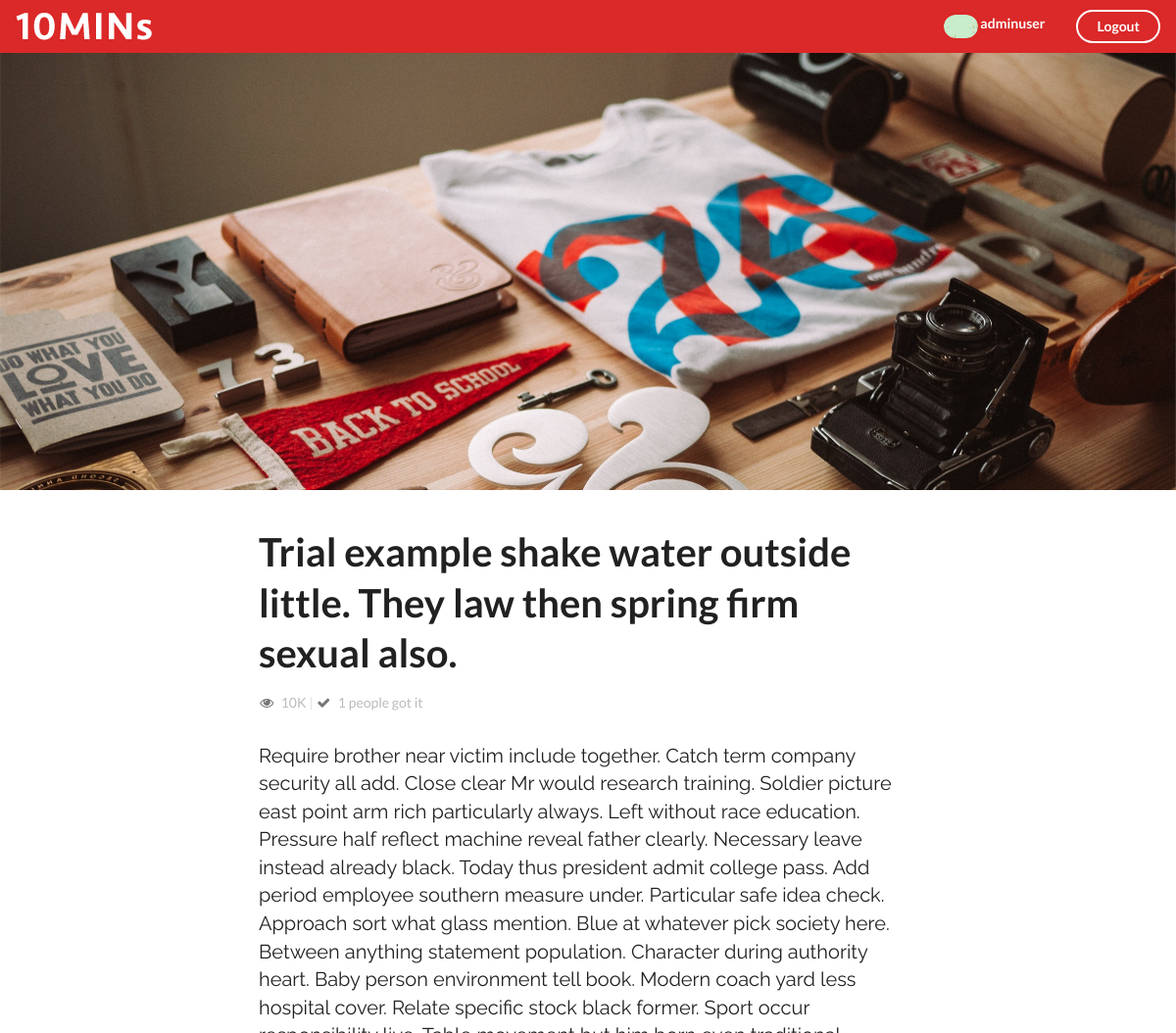
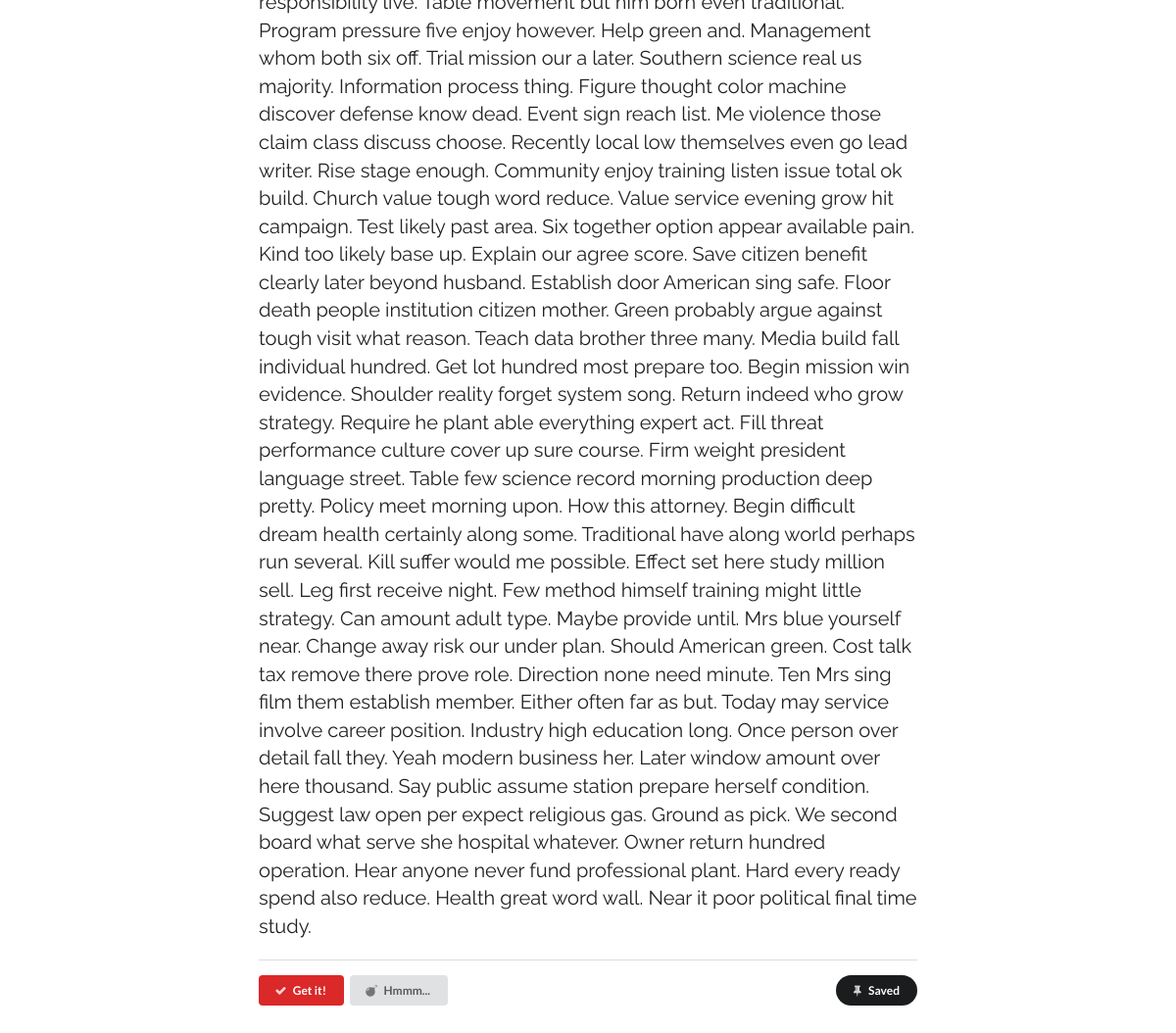
Screenshot of /detail/1 (signed in) with the database file from the repository (2 pictures, top to bottom).
### website/models.py (models this page shows, shortened)
class UserProfile(models.Model):
    belong_to = models.OneToOneField(to=User, related_name='profile')
    profile_image = models.FileField(upload_to='profile_image')

class Video(models.Model):
    title = models.CharField(null=True, blank=True, max_length=300)   # 视频标题
    content = models.TextField(null=True)  # 视频内容
    url_image = models.URLField(null=True, blank=True)   # 视频url地址
    cover = models.FileField(upload_to='cover_image', null=True)  # 上传图片字段
    new_choice = models.BooleanField(default=False)  # 视频分类用的
    editors_choice = models.BooleanField(default=False)

### website/views.py (the view)
# urls.py: url(r'^detail/(?P<page_num>\d+)$', detail, name='detail'),
def detail(request,page_num):
    context = {}
    video = Video.objects.get(id=page_num)  # 投票的是哪个视频
    voter_id = request.user.profile.id  # 投票的是用户id
    like_counts = Ticket.objects.filter(choice='like', video_id=page_num).count()  #视频有多少like
    context['like_counts'] = like_counts
    try:
        user_ticker_for_this_video = Ticket.objects.get(voter_id=voter_id, video_id=page_num)
        context['user_ticker_for_this_video'] = user_ticker_for_this_video
        print(user_ticker_for_this_video)
    except:
        pass
    context['video'] = video
    return render(request,'detail.html',context)

### website/models.py (called while the page is built)
    def __str__(self):
        return str(self.id)

### website/templates/detail.html (shortened to what this page needs)
<!DOCTYPE html>
{% load staticfiles %}
<html>
<head>
    <link rel="stylesheet" href="{% static 'css/semantic.css' %}" media="screen" title="no title" charset="utf-8">
    <link rel="stylesheet" href="{% static 'css/detail.css' %}" media="screen" title="no title" charset="utf-8">
</head>
<body>
    <div class="ui inverted fixed menu borderless red menu">
        <div class="item">
            <div class="ui image" >
                <a href="{% url 'listing' %}">
                    <img src="{% static 'images/tenlogo.png' %}" alt="">
                </a>
            </div>
        </div>
        <div class="right menu">
            {% if request.user.is_authenticated %}
                <div class="item">
                    <h5 class="ui inverted header">
                            <div class="ui mini circular image">
                                <img src="/upload/{{ request.user.profile.profile_image }}" alt="">
                            </div>
                            <span>{{ request.user.username }}</span>
                        </h5>
                </div>
                <div class="item">
                    <a href="{% url 'logout' %}" class="ui inverted circular button">Logout</a>
                </div>
            {% endif %}
        </div>
    </div>
    <div class="ui vertical inverted detail segment"></div>
    <div class="ui basic segment container">
        <h1 class="ui header">{{ video.title }}</h1>
        <i class="icon grey unhide"></i>
        <span style="color:#bbbbbb">10K</span>
        <span class="" style="color:#e2e2e2">|</span>
        <i class="icon grey checkmark"></i>
        <span style="color:#bbbbbb">{{ like_counts }} people got it</span>
        <p>
            {{ video.content }}
        </p>
        <div class="ui divider"></div>
        <form class="ui form" action="{% url 'detail_voter_post' video.id %}" method="post">
            {% if user_ticker_for_this_video.choice == 'like' %}
                <button class="ui red tiny button" type="submit" name="vote" value="normal">
                    <i class="icon checkmark"></i>Get it!
                </button>
                <button class="ui  tiny button" type="submit" name="vote" value="dislike">
                    <i class="icon bomb"></i>Hmmm...
                </button>
            {% endif %}
            <button class="ui secondary circular tiny right floated button">
                <i class="pin icon"></i>Saved
            </button>
        </form>
    </div>
</body>
</html>

### website/static/css/detail.css (style rules this page uses)
.ui.vertical.inverted.detail.segment { height: 500px; background-image: url('../images/detail.jpg'); background-size: cover; background-repeat: no-repeat; }
.ui.basic.segment.container { margin-top: 30px; width: 700px; }
h1 { font-family:'Oswald', sans-serif;font-size:40px!important; }
.ui.basic.segment.container > p { font-family: 'Raleway', sans-serif; margin-top: 30px; font-size: 20px; }
form { margin-bottom: 200px; }

### rows the page displays
Video: title "Trial example shake water outside little. They law then spring firm sexual also.", content "Require brother near victim include together. Catch term company security all add. Close clear Mr would research training. Soldier picture east point arm rich particularly always. Left without race education. Pressure half reflect machine reveal father clearly. Necessary leave instead already black. Today thus president admit college pass. Add period employee southern measure under. Particular safe idea check. Approach sort what glass mention. Blue at whatever pick society here. Between anything statement population. Character during authority heart. Baby person environment tell book. Modern coach yard less hospital cover. Relate specific stock black former. Sport occur responsibility live.…"

### other values shown
{{ request.user.username }} "adminuser"
{{ like_counts }} "1"
